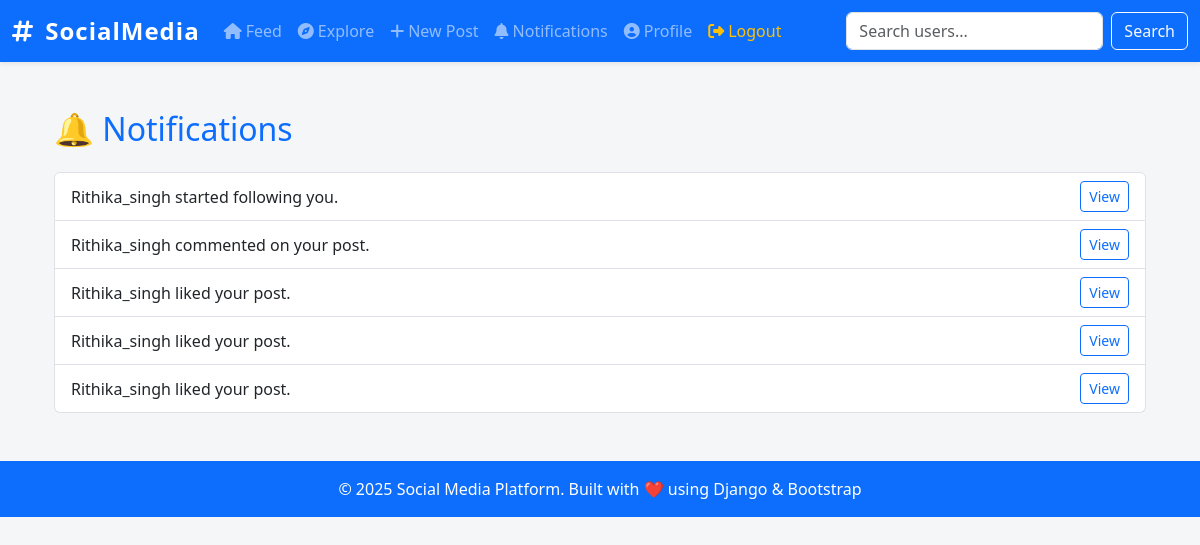
The app's page /notifications/ (signed in) with its own data.
### core/models.py (models this page shows, shortened)
class Notification(models.Model):
    recipient = models.ForeignKey(User, on_delete=models.CASCADE, related_name='notifications')
    message = models.TextField()
    link = models.CharField(max_length=255, blank=True)
    is_read = models.BooleanField(default=False)
    created_at = models.DateTimeField(auto_now_add=True)

### core/views.py (the view)
# urls.py: path('notifications/', views.notifications_view, name='notifications'),
@login_required
def notifications_view(request):
    notifications = request.user.notifications.all().order_by('-created_at')
    return render(request, 'notifications.html', {'notifications': notifications})

### core/templates/notifications.html
{% extends 'base.html' %}
{% block content %}
<div class="container mt-4">
  <h2 class="text-primary mb-4">🔔 Notifications</h2>
  {% if notifications %}
    <ul class="list-group">
      {% for n in notifications %}
        <li class="list-group-item d-flex justify-content-between align-items-center">
          <span>{{ n.message }}</span>
          {% if n.link %}
            <a href="{{ n.link }}" class="btn btn-sm btn-outline-primary">View</a>
          {% endif %}
        </li>
      {% endfor %}
    </ul>
  {% else %}
    <div class="alert alert-info">No notifications found.</div>
  {% endif %}
</div>
{% endblock %}

### core/templates/base.html (style rules this page uses)
body { background-color: #f4f6f8; }

### records on screen
Notification: message "Rithika_singh started following you."
Notification: message "Rithika_singh commented on your post."
Notification: message "Rithika_singh liked your post."
Notification: message "Rithika_singh liked your post."
Notification: message "Rithika_singh liked your post."

### other values on screen
{{ year|default:2025 }} "2025"
